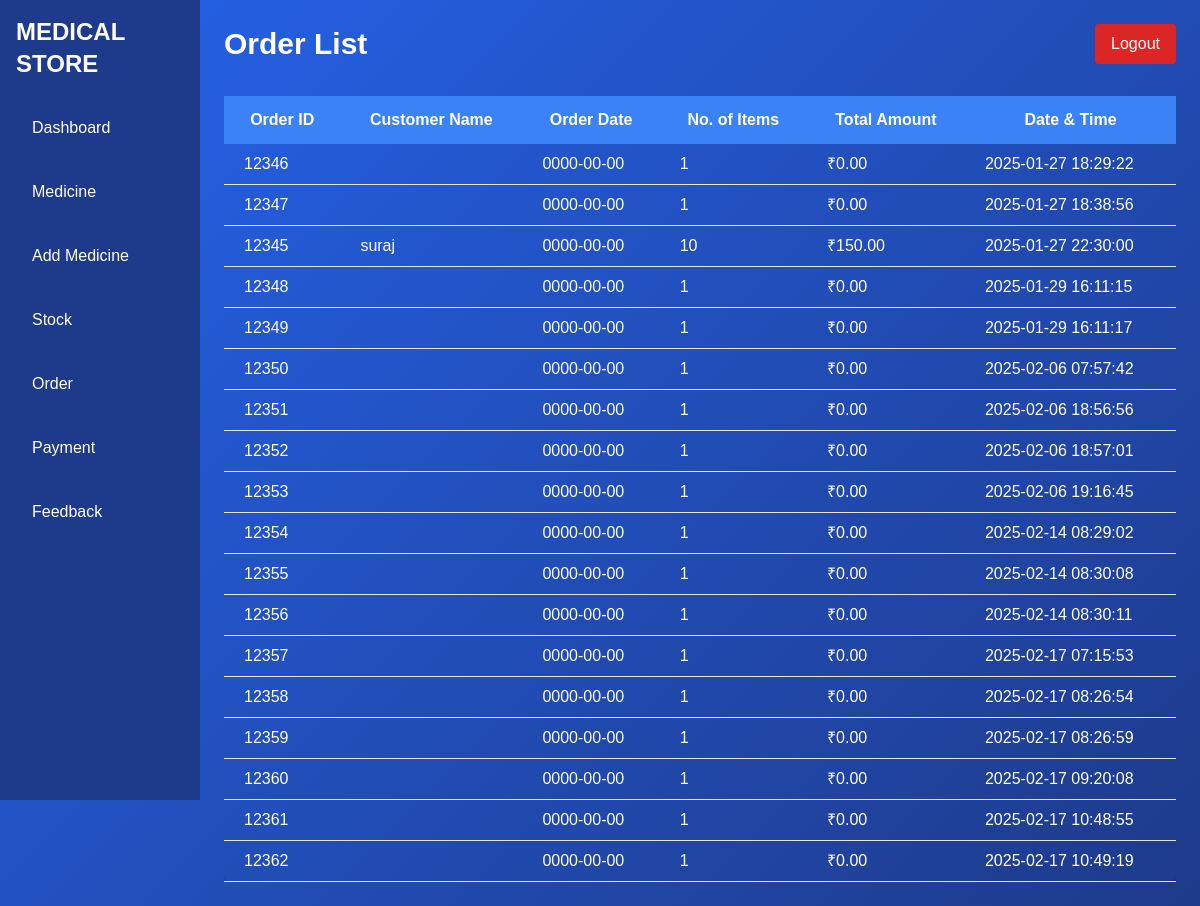
Page /view_order.php on the earlier database version.
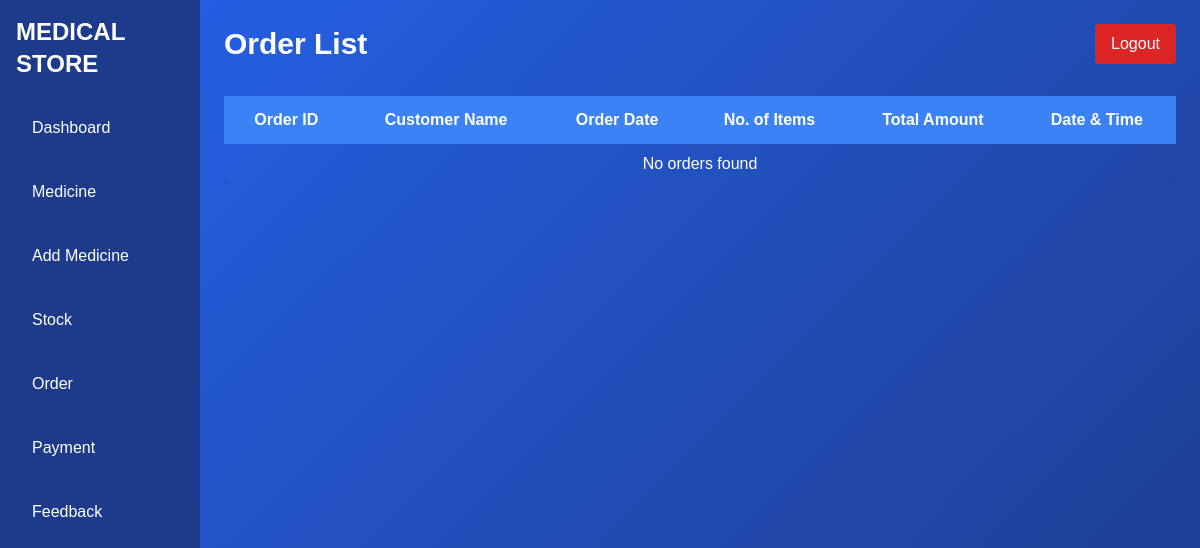
Same page on the later database version.
### tables this page shows
CREATE TABLE `orders` (
  `order_id` int(11) NOT NULL,
  `customer_name` varchar(255) NOT NULL,
  `order_date` date NOT NULL,
  `total_amount` decimal(10,2) NOT NULL,
  `no_of_items` int(11) NOT NULL,
  `med_id` int(11) NOT NULL,
  `date_time` datetime NOT NULL
);

### view_order.php (the view, shortened to what this page needs)
<?php
include 'connection.php';
?>
<!DOCTYPE html>
<html lang="en">
<head>
    <link href="https://cdn.jsdelivr.net/npm/tailwindcss@2.2.19/dist/tailwind.min.css" rel="stylesheet">
</head>
<body>
<div class="flex">
    <div class="w-1/6 custom-sidebar text-white h-screen p-4">
        <h1 class="text-2xl font-bold mb-6">MEDICAL STORE</h1>
        <ul>
            <li class="mt-4"><a href="admin.php">Dashboard</a></li>
            <li class="mt-4"><a href="medicine.php">Medicine</a></li>
            <li class="mt-4"><a href="add_medicine.php">Add Medicine</a></li>
            <li class="mt-4"><a href="stock.php">Stock</a></li>
            <li class="mt-4"><a href="view_order.php">Order</a></li>
            <li class="mt-4"><a href="view_payment.php">Payment</a></li>
            <li class="mt-4"><a href="view_feedback.php">Feedback</a></li>
        </ul>
    </div>
    <div class="w-5/6 p-6">
        <div class="flex justify-between items-center">
            <h2 class="text-3xl font-bold">Order List</h2>
            <a href="logout1.php" class="bg-red-600 text-white py-2 px-4 rounded">Logout</a>
        </div>
        <div class="overflow-x-auto mt-8">
            <table class="min-w-full bg-teal shadow-md rounded-lg">
                <thead class="bg-blue-500 text-white">
                    <tr>
                        <th class="py-3 px-5">Order ID</th>
                        <th class="py-3 px-5">Customer Name</th>
                        <th class="py-3 px-5">Order Date</th>
                        <th class="py-3 px-5">No. of Items</th>
                        <th class="py-3 px-5">Total Amount</th>
                        <th class="py-3 px-5">Date & Time</th>
                    </tr>
                </thead>
                <tbody>
                    <?php
                    $sql = "SELECT * FROM orders ORDER BY date_time ";
                    $result = $conn->query($sql);
                    if ($result->num_rows > 0) {
                        while ($row = $result->fetch_assoc()) {
                            echo "<tr class='border-b hover:bg-gray-100'>";
                            echo "<td class='py-2 px-5'>" . htmlspecialchars($row['order_id']) . "</td>";
                            echo "<td class='py-2 px-5'>" . htmlspecialchars($row['customer_name']) . "</td>";
                            echo "<td class='py-2 px-5'>" . htmlspecialchars($row['order_date']) . "</td>";
                            echo "<td class='py-2 px-5'>" . htmlspecialchars($row['no_of_items']) . "</td>";
                            echo "<td class='py-2 px-5'>₹" . number_format($row['total_amount'], 2) . "</td>";
                            echo "<td class='py-2 px-5'>" . htmlspecialchars($row['date_time']) . "</td>";
                            echo "</tr>";
                        }
                    } else {
                        echo "<tr><td colspan='6' class='py-2 px-4 text-center'>No orders found</td></tr>";
                    }
                    ?>
                </tbody>
            </table>
        </div>
    </div>
</div>
</body>
</html>

Differences in the rows shown:
removed orders: order_id "12346", order_date "0000-00-00", no_of_items "1", total_amount "0.00", date_time "2025-01-27 18:29:22"
removed orders: order_id "12347", order_date "0000-00-00", no_of_items "1", total_amount "0.00", date_time "2025-01-27 18:38:56"
removed orders: order_id "12345", customer_name "suraj", order_date "0000-00-00", no_of_items "10", total_amount "150.00", date_time "2025-01-27 22:30:00"
removed orders: order_id "12348", order_date "0000-00-00", no_of_items "1", total_amount "0.00", date_time "2025-01-29 16:11:15"
removed orders: order_id "12349", order_date "0000-00-00", no_of_items "1", total_amount "0.00", date_time "2025-01-29 16:11:17"
removed orders: order_id "12350", order_date "0000-00-00", no_of_items "1", total_amount "0.00", date_time "2025-02-06 07:57:42"
removed orders: order_id "12351", order_date "0000-00-00", no_of_items "1", total_amount "0.00", date_time "2025-02-06 18:56:56"
removed orders: order_id "12352", order_date "0000-00-00", no_of_items "1", total_amount "0.00", date_time "2025-02-06 18:57:01"
removed orders: order_id "12353", order_date "0000-00-00", no_of_items "1", total_amount "0.00", date_time "2025-02-06 19:16:45"
removed orders: order_id "12354", order_date "0000-00-00", no_of_items "1", total_amount "0.00", date_time "2025-02-14 08:29:02"
removed orders: order_id "12355", order_date "0000-00-00", no_of_items "1", total_amount "0.00", date_time "2025-02-14 08:30:08"
removed orders: order_id "12356", order_date "0000-00-00", no_of_items "1", total_amount "0.00", date_time "2025-02-14 08:30:11"
removed orders: order_id "12357", order_date "0000-00-00", no_of_items "1", total_amount "0.00", date_time "2025-02-17 07:15:53"
removed orders: order_id "12358", order_date "0000-00-00", no_of_items "1", total_amount "0.00", date_time "2025-02-17 08:26:54"
removed orders: order_id "12359", order_date "0000-00-00", no_of_items "1", total_amount "0.00", date_time "2025-02-17 08:26:59"
removed orders: order_id "12360", order_date "0000-00-00", no_of_items "1", total_amount "0.00", date_time "2025-02-17 09:20:08"
removed orders: order_id "12361", order_date "0000-00-00", no_of_items "1", total_amount "0.00", date_time "2025-02-17 10:48:55"
removed orders: order_id "12362", order_date "0000-00-00", no_of_items "1", total_amount "0.00", date_time "2025-02-17 10:49:19"
Other differences:
text now shown: "No orders found"
